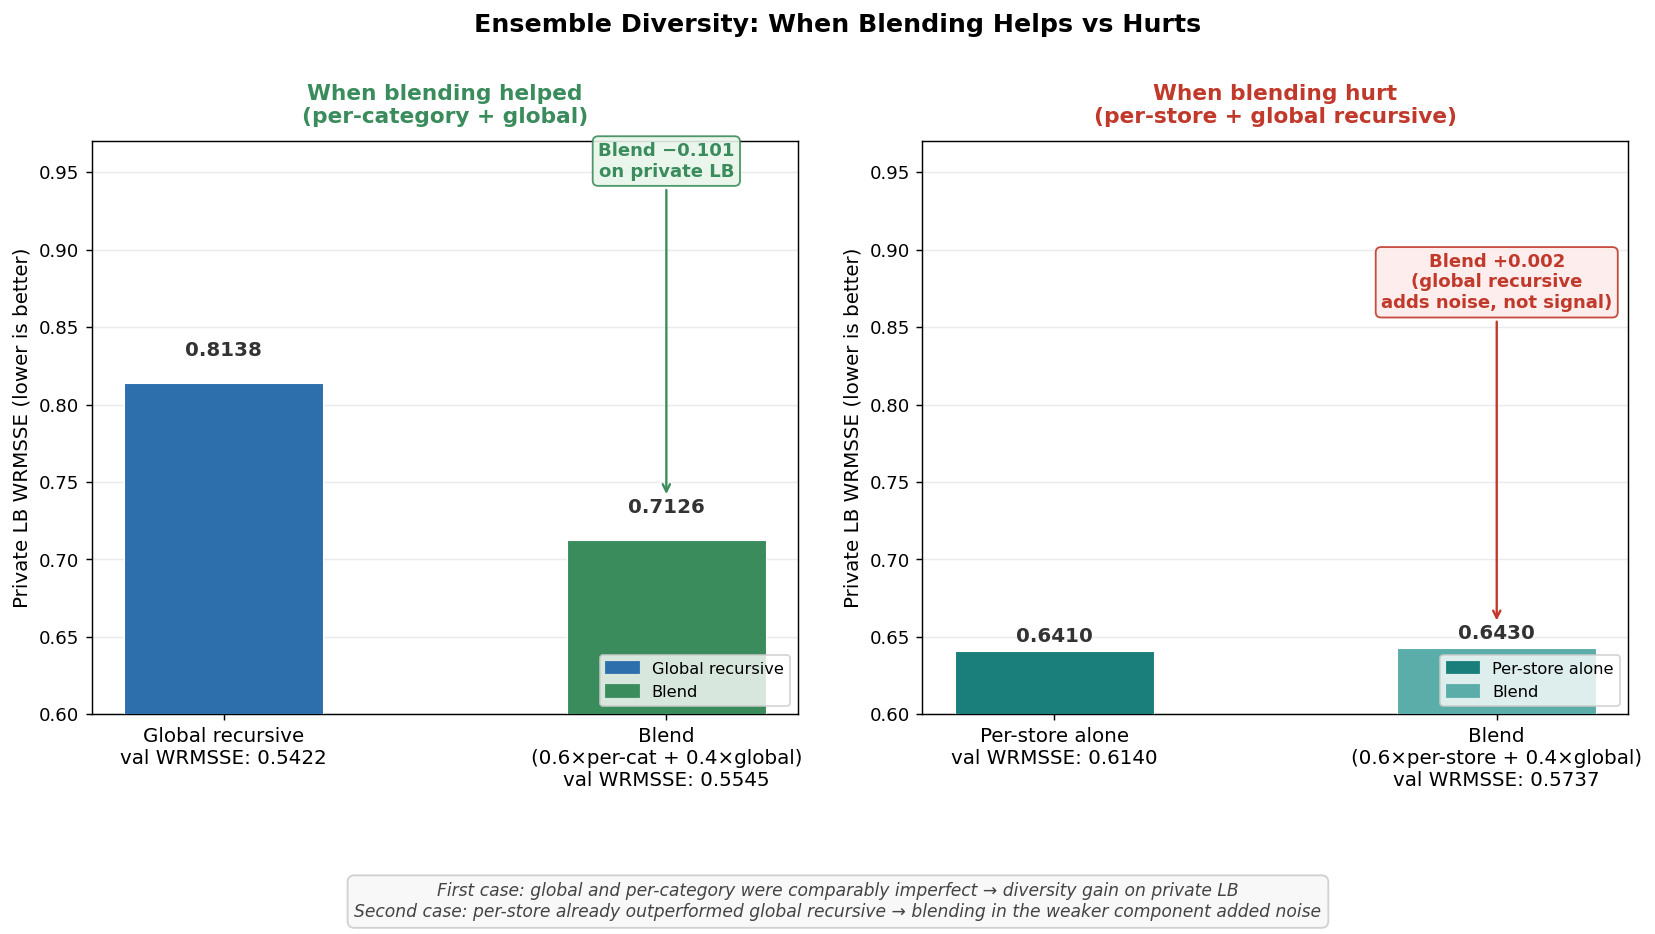

Python code for this plot:
"""
Chart: Ensemble diversity — when blending helped (per-category) vs hurt (per-store).

Two-panel figure using ChartCanvas.from_axes().
"""
import sys, os
sys.path.insert(0, os.path.join(os.path.dirname(__file__), "..", ".."))

import numpy as np
import matplotlib.patches as mpatches
import matplotlib.pyplot as plt

from src.shelfsense.visualization.charts import (
    ChartCanvas, BLUE, GREEN, RED, TEAL, TEAL_LIGHT, LGREY,
)

CHARTS = os.path.dirname(os.path.abspath(__file__))

fig, (ax1, ax2) = plt.subplots(1, 2, figsize=(13, 6.5))
fig.patch.set_facecolor("white")
fig.suptitle("Ensemble Diversity: When Blending Helps vs Hurts",
             fontsize=14, fontweight="bold", y=1.01)

# ── Panel A: per-category + global — blend HELPED ────────────────────────────
canvas_a = ChartCanvas.from_axes(
    ax1, fig,
    title="When blending helped\n(per-category + global)",
    ylabel="Private LB WRMSSE (lower is better)",
    title_color=GREEN,
)

labels_a   = ["Global recursive\nval WRMSSE: 0.5422",
               "Blend\n(0.6×per-cat + 0.4×global)\nval WRMSSE: 0.5545"]
private_a  = np.array([0.8138, 0.7126])
canvas_a.add_bars(np.arange(2, dtype=float), private_a,
                  colors=[BLUE, GREEN], width=0.45, value_size=11, value_pad=0.015)
canvas_a.set_ylim(0.60, 0.97)
canvas_a.set_xticks(np.arange(2), labels_a, fontsize=11)

canvas_a.add_callout(
    target_x=1, target_y=canvas_a.bar_top_for_arrow(1),
    text="Blend −0.101\non private LB",
    placement="top", x_offset=0,
    color=GREEN, fontweight="bold", fontsize=10,
)
canvas_a.ax.legend(handles=[
    mpatches.Patch(color=BLUE,  label="Global recursive"),
    mpatches.Patch(color=GREEN, label="Blend"),
], fontsize=9, loc="lower right")

# ── Panel B: per-store + global — blend HURT ─────────────────────────────────
canvas_b = ChartCanvas.from_axes(
    ax2, fig,
    title="When blending hurt\n(per-store + global recursive)",
    ylabel="Private LB WRMSSE (lower is better)",
    title_color=RED,
)

labels_b  = ["Per-store alone\nval WRMSSE: 0.6140",
              "Blend\n(0.6×per-store + 0.4×global)\nval WRMSSE: 0.5737"]
private_b = np.array([0.6410, 0.6430])
canvas_b.add_bars(np.arange(2, dtype=float), private_b,
                  colors=[TEAL, TEAL_LIGHT], width=0.45, value_size=11, value_pad=0.003)
canvas_b.set_ylim(0.60, 0.97)
canvas_b.set_xticks(np.arange(2), labels_b, fontsize=11)

canvas_b.add_callout(
    target_x=1, target_y=canvas_b.bar_top_for_arrow(1),
    text="Blend +0.002\n(global recursive\nadds noise, not signal)",
    # "free" positions text at y=0.860, well below the panel title
    placement="free", x_offset=1.0, y_offset=-0.085,
    color=RED, fontweight="bold", fontsize=10,
)
canvas_b.ax.legend(handles=[
    mpatches.Patch(color=TEAL,       label="Per-store alone"),
    mpatches.Patch(color=TEAL_LIGHT, label="Blend"),
], fontsize=9, loc="lower right")

# Validate both panels before saving
for label, cv in [("Panel A", canvas_a), ("Panel B", canvas_b)]:
    violations = cv.validate()
    if violations:
        raise ValueError(f"{label} violations:\n" + "\n".join(f"  {v}" for v in violations))

fig.text(
    0.5, -0.06,
    "First case: global and per-category were comparably imperfect → diversity gain on private LB\n"
    "Second case: per-store already outperformed global recursive → blending in the weaker component added noise",
    ha="center", fontsize=9.5, color="#444444", fontstyle="italic",
    bbox=dict(boxstyle="round,pad=0.4", facecolor="#F8F8F8", edgecolor=LGREY, alpha=0.9),
)

ChartCanvas.save_fig(fig, os.path.join(CHARTS, "blend_dynamics.png"), bottom_adjust=0.18)
